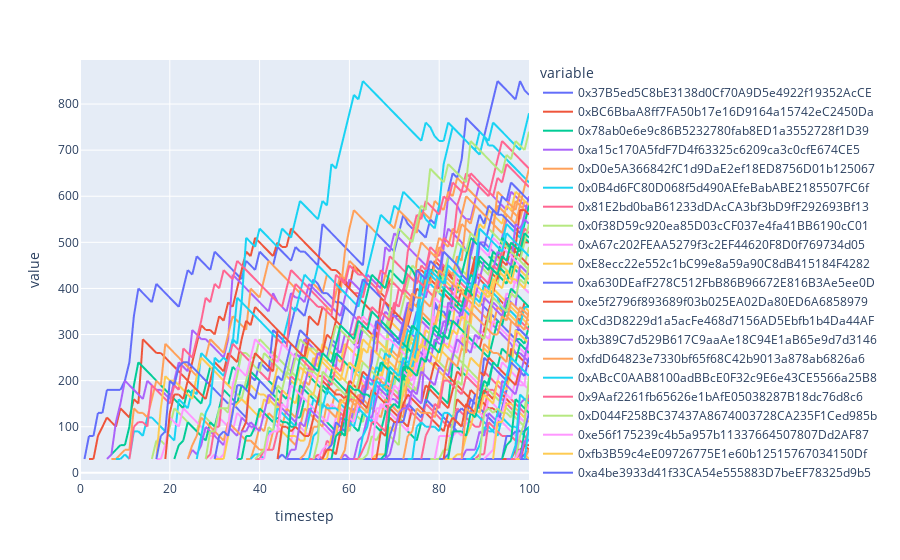

The notebook cell this image was saved under:
### Code cell
ppositions_df.plot(x="timestep", y=[key for key, value in PROPOSALS.items() if value.funds > 0])
